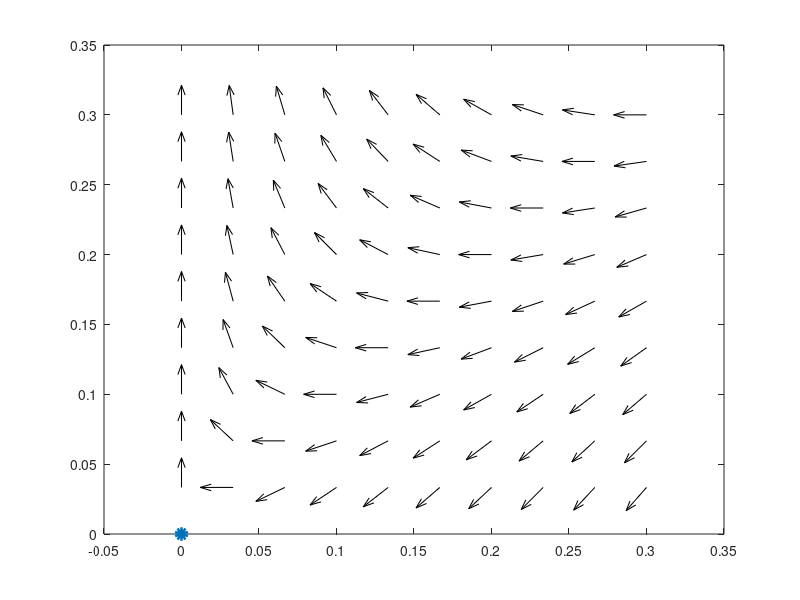

MATLAB code to generate this figure: (Note: this script raises an error after producing the figure.)
% Filename: SlowManifold_ODE_solver.m
% Author:  Maud El-Hachem
% Queensland University of Technology, Brisbane, Australia, November 2021
% Reference:  M. El-Hachem, S.W. McCue, M.J. Simpson (2021) 
% Travelling wave analysis of substrate-mediated cellular invasion
% This file script displays figure 8(b) that shows the vector field on the 
% slow manifold, superimosed with several solution trajectories.

clear;
% colours used
colors = [[0, 0.4470, 0.7410]; ...      
          	[0.8500, 0.3250, 0.0980;]];

% parameters r_1, r_2 and wave speed c
r1 = 1;
r2 = 1;
c = 10;

% displaying the uninvaded equilibrium point (0,0,0)
plot(0,0,'o','MarkerEdgeColor',colors(1,:),'MarkerFaceColor',colors(1,:),'LineWidth',4);
hold on

% domain for U and S comprised in the figure
Umin = 0;
Umax = 0.3;
Smin = 0;
Smax = 0.3;

% setting and computing the field vectors of the solution
U = linspace(Umin,Umax,10);
S = linspace(Smin,Smax,10);
[x,y] = meshgrid(U,S);
dU = zeros(size(x));
dS = zeros(size(x));
% ODE system for the vector field
f1 = @(X) [X(2).*(-X(1)/c + (c^2-r1)./c^3.*X(1).^2 -  (1-r2).*X(1).*X(2)./c^3);
    -r1/c*X(1).*X(2) + r2./c.*X(2).^2;];
for i = 1:numel(x)
    Xprime = f1([x(i); y(i)]);
    dU(i) = Xprime(1);
    dS(i) = Xprime(2);
end
% normalising the vector field
Un=dU./sqrt(dU.^2+dS.^2);
Sn=dS./sqrt(dU.^2+dS.^2);
% showing the vector field
q = quiver(x,y,Un,Sn,'k','LineWidth',.75);
set(q,'Autoscale','on', 'AutoscaleFactor',.5)

% computing and showing several trajectories solutions of the ODE system
Us=Umax;
for Ss=0.01:0.01:Smax
    % calling function heunsolver with wave speed c, parameters r1 and r2,
    % dzeta = 0.01, zeta going from 0 to 1000, and the initial conditions
    % U(0) = Us and S(0) = Ss
    [U, S] = heunSolver(c,r1,r2,0.01,0,1000,Us,Ss);
    % displaying the solution from the ode
    plot(U,S,'Color',colors(2,:),'LineWidth',1);
end

% displaying the labels of the corresponding axis
xlabel('$U(\zeta)$','interpreter','latex','fontsize',18);
ylabel('$S(\zeta)$','interpreter','latex','fontsize',18);

% formatting the figure
xlim([Umin,Umax]);
ylim([Smin,Smax]);
set(groot, 'defaultAxesTickLabelInterpreter','latex');
set(groot, 'defaultLegendInterpreter','latex');
set(gca,'fontsize',18);
box on


% Function heunSolver
% This function solves Equations (26) and (28) by Heun's method 
% as described in the supplementary material.
% INPUT ARGUMENTS:
% ** c, the wave speed
% ** dzeta, the step size used to discretise the domain of zeta
% ** z_begin and z_end, the lower and upper limit of the numerical domain 
% of zeta such as z_begin <= z <= z_end. The initial conditions are applied at
% zeta = z_begin.
% ** Uinit, Sinit, the values of the initial conditions
% OUTPUT ARGUMENTS:
% ** U : The solution U(zeta)
% ** S : The solution S(zeta)
% The output size for arrays U and S may not be equal to the original number
% of nodes correponding to (z_end-z_begin)/dz+1 in the discretised domain.
function [U, S] = heunSolver(c,r1,r2,dzeta,z_begin,z_end,Uinit,Sinit)
    zeta = z_begin:dzeta:z_end;
    % number of nodes in the domain
    sz = length(zeta);

    % initialisation 
    U = zeros(sz,1);
    S = zeros(sz,1);

    U(1) = Uinit;
    S(1) = Sinit;

    szout = sz;
    
	% main loop of Heun's method
    for i=1:sz-1
        Ubar = U(i) + dzeta*S(i)*(-U(i)/c + (c^2-r1)/c^3*U(i)^2 -(1-r2)* U(i)*S(i)/c^3);
        Sbar = S(i) + dzeta*(-r1/c*U(i)*S(i) + r2/c*S(i)^2);
        U(i+1) = U(i) + dzeta/2*(S(i)*(-U(i)/c + (c^2-r1)/c^3*U(i)^2 -(1-r2)*  U(i)*S(i)/c^3) ...
        + Sbar*(-Ubar/c + (c^2-r1)/c^3*Ubar^2  -(1-r2)*Ubar*Sbar/c^3));
        S(i+1) = S(i) + dzeta/2*(-r1/c*U(i)*S(i) + r2/c*S(i)^2 + -r1/c*Ubar*Sbar + r2/c*Sbar^2);

		% if the solution is outside the domain 0<U<1 and 0<S<r1/r2
        if (U(i+1) < 0 || S(i+1) > 1 || U(i+1) < 0 || S(i+1) > r1/r2)
            szout = i;
            break;
        end
    end
  
    % output variable
    U = U(1:szout,1);
    S = S(1:szout,1);

end